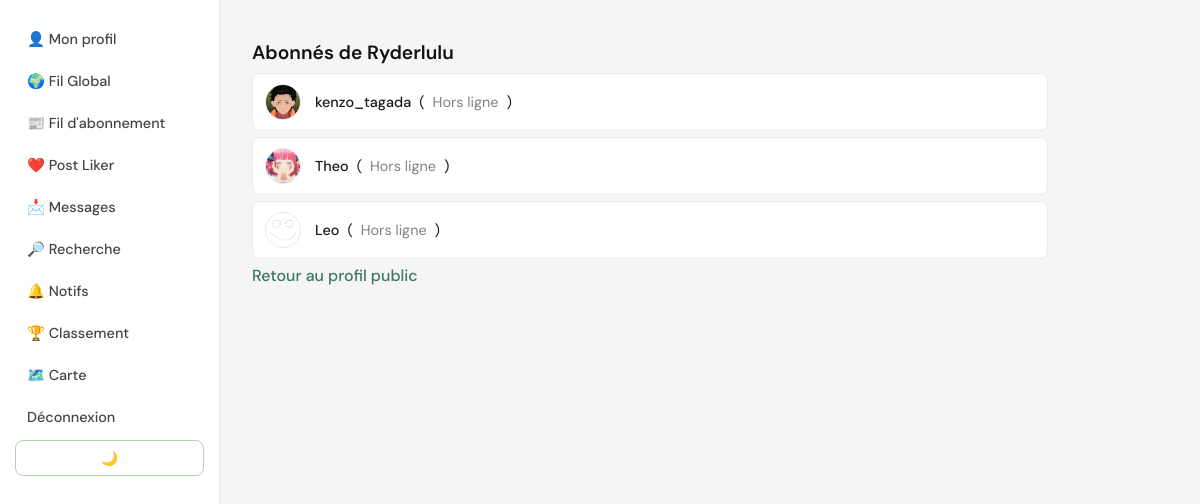
Page /abonnées/5 (signed in) on the committed database.
### tables this page shows
CREATE TABLE users (
            id INTEGER PRIMARY KEY AUTOINCREMENT,
            username TEXT NOT NULL,
            email TEXT NOT NULL UNIQUE,
            password TEXT NOT NULL
        , avatar_url TEXT, bio TEXT, created_at TEXT, last_seen TIMESTAMP, last_login_date DATE, streak_days INTEGER DEFAULT 0, latitude REAL, longitude REAL, photo_url TEXT, banner_url TEXT, border_color TEXT DEFAULT '#4CAF50');

### __init__.py (the view)
@app.route('/abonnées')
@app.route('/abonnées/<int:user_id>')
def abonnées(user_id=None):
    if 'user_id' not in session:
        return redirect(url_for('connexion'))
    target_id = user_id or session['user_id']
    conn = get_db_connection()
    cursor = conn.cursor()
    cursor.execute(
        'SELECT COUNT(*) as count FROM notifications WHERE user_id = ? AND seen = 0',
        (session['user_id'],)
    )
    notif_count = cursor.fetchone()['count']
    cursor.execute('SELECT username FROM users WHERE id = ?', (target_id,))
    profile_user = cursor.fetchone()
    if not profile_user:
        cursor.close()
        conn.close()
        return 'Utilisateur introuvable'
    profile_username = profile_user['username']
    cursor.execute('''
        SELECT u.id, u.username, u.avatar_url, u.last_seen
        FROM followers f
        JOIN users u ON u.id = f.follower_id
        WHERE f.followed_id = ?
    ''', (target_id,))
    abonnes = []
    for abonne in cursor.fetchall():
        ab_dict = dict(abonne)
        ab_dict['status'] = get_online_status(abonne['last_seen'])
        ab_dict['avatar_url'] = ab_dict.get('avatar_url') or 'default.png'
        abonnes.append(ab_dict)
    cursor.close()
    conn.close()
    return render_template(
        'abonnées.html',
        abonnes=abonnes,
        notif_count=notif_count,
        username=session.get('username'),
        profile_username=profile_username,
        target_id=target_id,
        own_profile=(target_id == session['user_id'])
    )

### __init__.py (called while the page is built)
def get_online_status(last_seen):
    if not last_seen:
        return "Hors ligne"
    last_seen_dt = datetime.strptime(last_seen, '%Y-%m-%d %H:%M:%S')
    if datetime.utcnow() - last_seen_dt <= timedelta(minutes=5):
        return "En ligne"
    return "Hors ligne"

def get_db_connection():
    conn = sqlite3.connect(DB_PATH)
    conn.row_factory = sqlite3.Row
    conn.execute("PRAGMA foreign_keys = ON")
    conn.execute("PRAGMA journal_mode=WAL")
    return conn

### templates/abonnées.html (shortened to what this page needs)
<!DOCTYPE html>
<html lang="fr">
<head>
    <link rel="stylesheet" href="{{ url_for('static', filename='abonnées.css') }}">
</head>
<body>
<header>
    <nav>
        <a href="{{ url_for('profil') }}">👤 Mon profil</a>
		<a href="{{ url_for('feed_global') }}">🌍 Fil Global</a>
        <a href="{{ url_for('feed_abonnement') }}">📰 Fil d'abonnement</a>
		<a href="{{ url_for('posts_likes') }}">❤️ Post Liker</a>
        <a href="{{ url_for('messagerie') }}">📩 Messages</a>
		<a href="{{ url_for('recherche') }}">🔎 Recherche</a>
        <a href="{{ url_for('notifications') }}">🔔 Notifs</a>
        <a href="{{ url_for('leaderboard') }}">🏆 Classement</a>
        <a href="{{ url_for('carte') }}">🗺️ Carte</a>
        <a href="{{ url_for('deconnexion') }}">Déconnexion</a>
		<button id="themeToggle">🌙</button>
    </nav>
</header>
<main>
<h2>{{ 'Mes abonnés' if own_profile else 'Abonnés de ' + profile_username }}</h2>
<ul>
{% if abonnes %}
    {% for abonne in abonnes %}
        <li>
            <img src="{{ url_for('static', filename='avatars/' ~ (abonne.avatar_url or 'default.png')) }}" class="avatar">
            <a href="{{ url_for('profil_public', user_id=abonne.id) }}">{{ abonne.username }}</a>
            (<span id="user-status-{{ abonne.id }}" style="color: {{ 'green' if abonne.status == 'En ligne' else 'gray' }};">
            </span>)
        </li>
    {% endfor %}
{% else %}
    <li>Aucun abonné</li>
{% endif %}
</ul>
<a href="{{ url_for('profil_public', user_id=target_id) if not own_profile else url_for('profil') }}">Retour {{ 'au profil' if own_profile else 'au profil public' }}</a>
</main>
</body>
</html>

### static/abonnées.css (style rules this page uses)
*, *::before, *::after { box-sizing: border-box; margin: 0; padding: 0; }
body { font-family: 'DM Sans', sans-serif; background-color: #f5f5f5; color: #1a1a1a; display: flex; min-height: 100vh; }
header { background-color: #fff; padding: 20px 15px; border-right: 1px solid #e8e8e8; position: fixed; left: 0; top: 0; height: 100vh; width: 220px; overflow-y: auto; z-index: 100; }
nav { display: flex; flex-direction: column; gap: 4px; }
nav a { color: #444; text-decoration: none; font-weight: 500; font-size: 0.9rem; padding: 10px 12px; border-radius: 8px; transition: background 0.15s, color 0.15s; display: block; }
main { margin-left: 220px; flex: 1; padding: 24px 32px; min-height: 100vh; max-width: 860px; }
h2 { font-size: 1.2rem; font-weight: 600; color: #111; margin: 1rem 0 0.5rem; }
a { color: #3d7a55; font-weight: 500; text-decoration: none; transition: color 0.2s; }
button, button[type="submit"] { padding: 0.5rem 1.1rem; background: #fff; color: #1a1a1a; border: 1.5px solid #b4d3b2; border-radius: 8px; font-family: 'DM Sans', sans-serif; font-size: 0.87rem; font-weight: 500; cursor: pointer; transition: background 0.2s, border-color 0.2s; }
.avatar, img.avatar { width: 36px; height: 36px; border-radius: 50%; object-fit: cover; vertical-align: middle; margin-right: 6px; border: 1.5px solid #e8e8e8; }
ul { list-style: none; padding: 0; }
ul li { display: flex; align-items: center; padding: 10px 12px; margin-bottom: 6px; background: #fff; border-radius: 8px; border: 1px solid #ebebeb; font-size: 0.9rem; gap: 8px; }
ul li a { color: #1a1a1a; }

### rows in the picture
users: username "Abonnés de Ryderlulu"
users: avatar_url (picture), username "kenzo_tagada"
users: avatar_url (picture), username "Theo"
users: avatar_url (picture), username "Leo"

### other values in the picture
{{ 'au profil' if own_profile else 'au profil public' }} "au profil public"
